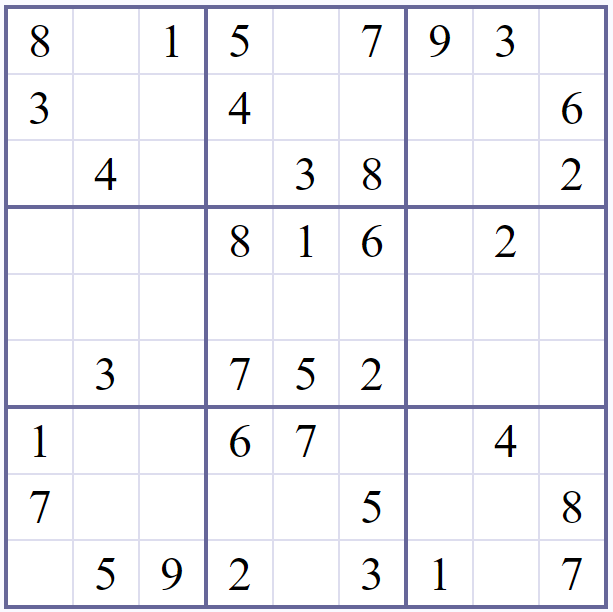
#> input picture images/s1.PNG, 613 x 612 px
$ python app.py
#> lines starting #> are read from the running program, lines starting #| are printed output that depends on the picture; after the words box and inside, x2 and y2 are one past the last pixel; in counts of white or black regions, pixels touching at a corner belong together
### sudoku_reader.py
import cv2
import numpy as np
import pytesseract
from matplotlib import pyplot as plt
import concurrent.futures

pytesseract.pytesseract.tesseract_cmd = r'C:\\Program Files\\Tesseract-OCR\\tesseract.exe'

SUDOKU_GRID_SIZE = 9
UNASSIGNED_CELL = 0

class SudokuReader:
    def __init__(self, path):
#> called with path = 'images/s1.PNG'
        self.image = cv2.imread(path)
#> self.image is the input picture: shape (612, 613, 3); mean B, G, R 245.1, 241.7, 241.7

    def image_to_matrix(self):
        self.preprocess_image()
        self.resize_image()
        sudoku = self.read_cells()
        return sudoku

    def preprocess_image(self):
        gray = cv2.cvtColor(self.image, cv2.COLOR_BGR2GRAY)
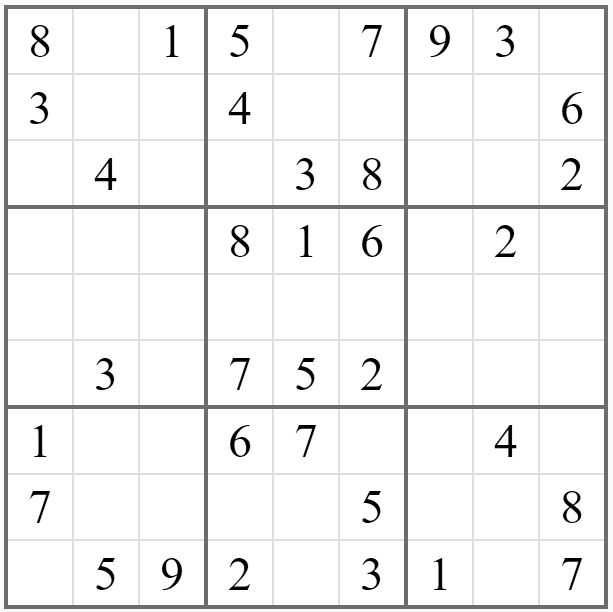
#> gray: shape (612, 613); min 0, max 255, mean 242.1
        self.image = cv2.threshold(gray, 0, 255, cv2.THRESH_BINARY + cv2.THRESH_OTSU)[1]
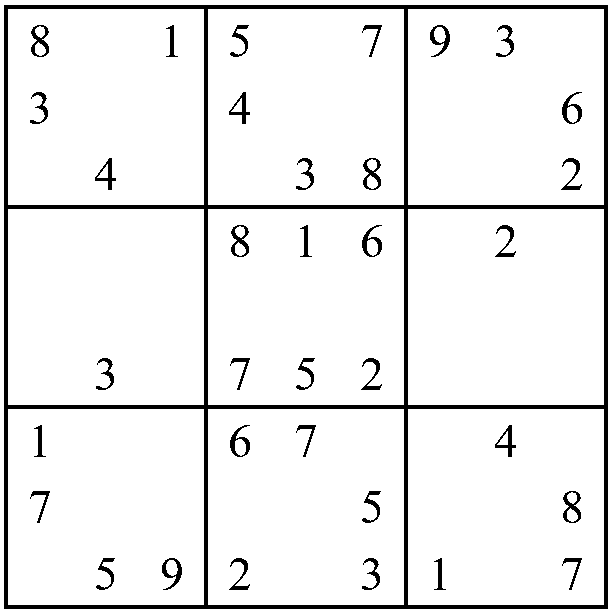
#> self.image: shape (612, 613); 93.1% white; 35 black regions

    def resize_image(self):
        contours, _ = cv2.findContours(self.image, cv2.RETR_TREE, cv2.CHAIN_APPROX_SIMPLE)
#> contours = 71 contours, 10 with area under 20; largest, box (x1, y1, x2, y2) and area: (0, 0, 613, 612) 373932, (3, 4, 609, 610) 366023, (408, 409, 604, 605) 38025, (208, 409, 404, 605) 38025, (8, 409, 204, 605) 38025
        if not contours:
            return
        sorted_contours = sorted(contours, key=cv2.contourArea, reverse=True)
#> sorted_contours has the same summary as contours
        second_largest_contour = sorted_contours[1]
#> second_largest_contour = [[3, 5], [4, 4], [607, 4], [608, 5], [608, 608], [607, 609], [4, 609], [3, 608]]
        x, y, w, h = cv2.boundingRect(second_largest_contour)
#> x = 3; y = 4; w = 606; h = 606
        offset = 9
        cropped_image = self.image[y+offset:y+h-offset, x+offset:x+w-offset]
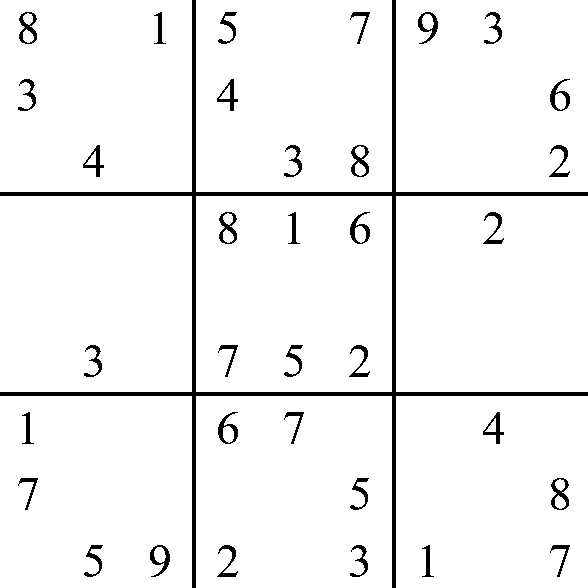
#> cropped_image: shape (588, 588); 95.4% white; 35 black regions, largest, box (x1, y1, x2, y2) and area: (0, 0, 588, 588) 9344, (19, 12, 37, 44) 249, (351, 145, 369, 177) 249
        resized_image = cv2.resize(cropped_image, ((270, 270)))
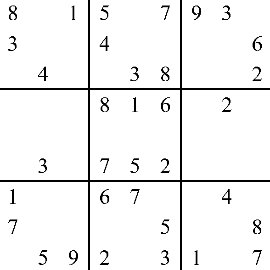
#> resized_image: shape (270, 270); min 0, max 255, mean 242.6
        self.image = resized_image
        h, w = self.image.shape
#> h = 270; w = 270
        if h % SUDOKU_GRID_SIZE != 0 or w % SUDOKU_GRID_SIZE != 0:

            excess_h = h % SUDOKU_GRID_SIZE
            excess_top = excess_h // 2
            excess_bottom = excess_h // 2
            if excess_h % 2 == 1:
                excess_top += 1

            excess_w = w % SUDOKU_GRID_SIZE
            excess_left = excess_w // 2
            excess_right = excess_w // 2
            if excess_w % 2 == 1:
                excess_left += 1

            self.image = self.image[excess_top: h-excess_bottom, excess_left: w-excess_right]

    def read_cells(self):
        cells = [np.hsplit(row, SUDOKU_GRID_SIZE) for row in np.vsplit(self.image, SUDOKU_GRID_SIZE)]
#> cells = 9 items
        sudoku = np.zeros((SUDOKU_GRID_SIZE, SUDOKU_GRID_SIZE), dtype=np.int32)
        whitelist = '123456789'

        def process_cell(cell):
            contours, _ = cv2.findContours(cell, cv2.RETR_EXTERNAL, cv2.CHAIN_APPROX_SIMPLE)

            if len(contours) > 0:
                x, y, w, h = cv2.boundingRect(contours[0])
                digit = cell[y:y+h, x:x+w]
                text = pytesseract.image_to_string(digit, config='--psm 10 --oem 3 -c tessedit_char_whitelist={}'.format(whitelist))

                if text:
                    return int(text[0])
                else:
                    return UNASSIGNED_CELL
            else:
                return UNASSIGNED_CELL

        with concurrent.futures.ThreadPoolExecutor() as executor:
            futures = [executor.submit(process_cell, cell) for row in cells for cell in row]
            results = [f.result() for f in futures]

        for i, result in enumerate(results):
            row = i // SUDOKU_GRID_SIZE
            col = i % SUDOKU_GRID_SIZE
            sudoku[row, col] = result

        return sudoku


    # [4 lines left out: function view_image, not called in this run]

# expected = [
#     [4, 0, 1, 3, 2, 0, 0, 0, 0],
#     [0, 0, 0, 0, 8, 0, 0, 1, 0],
#     [0, 0, 7, 0, 0, 9, 2, 0, 3],
#     [9, 2, 0, 0, 0, 0, 1, 7, 0],
#     [3, 7, 0, 4, 0, 2, 0, 5, 9],
#     [0, 1, 4, 0, 0, 0, 0, 2, 6],
#     [7, 0, 5, 2, 0, 0, 6, 0, 0],
#     [0, 9, 0, 0, 5, 0, 0, 0, 0],
#     [0, 0, 0, 0, 3, 7, 5, 0, 8]]

# path = 'images/s3.PNG'
# reader = SudokuReader(path)
# sudoku = reader.image_to_matrix()
# # reader.view_image()
# expected = np.array(expected)
# print(np.array_equal(expected, sudoku))

### app.py
from sudoku_reader import SudokuReader
from solver import Solver

def main(path):
    reader = SudokuReader(path)
    matrix = reader.image_to_matrix()
    solver = Solver(matrix)
    return solver.get_solution()

path = 'images/s1.PNG'

if __name__ == "__main__":
    main(path)
#> (the call stopped at in process_cell, `text = pytesseract.image_to_string(digit, config='--psm 10 --oem 3 -c ..`: pytesseract is not available in this run)

$ run again, with images/s3.PNG copied over images/s1.PNG
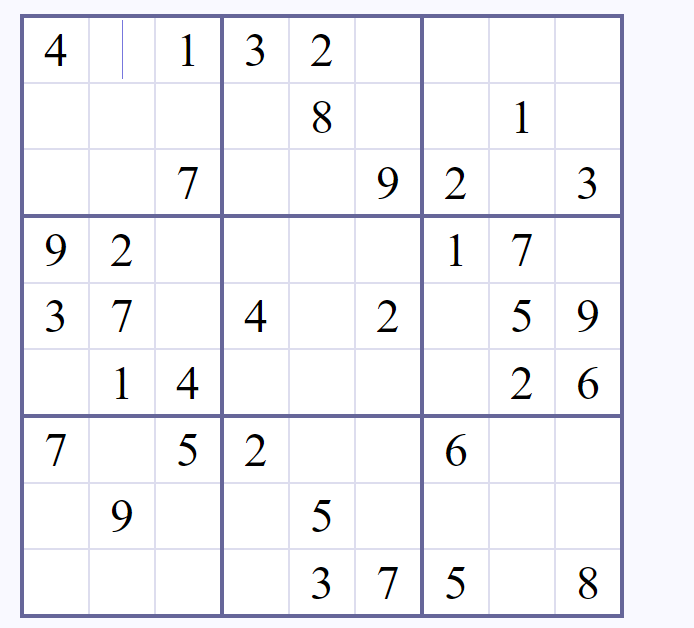
#> input picture images/s3.PNG, 694 x 628 px
#> in __init__, self.image is the input picture: shape (628, 694, 3); mean B, G, R 246.5, 242.7, 242.7
#> in preprocess_image, `self.image = cv2.threshold(gray, 0, 255, cv2.THRESH_BINARY + cv2.THRES..`:
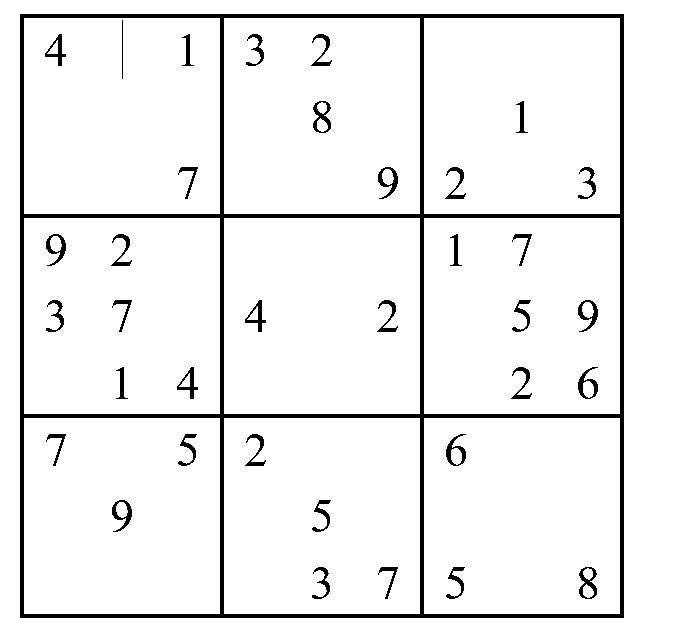
#> self.image: shape (628, 694); 94.1% white; 36 black regions
#> contours = 68 contours, 9 with area under 20; largest, box (x1, y1, x2, y2) and area: (0, 0, 694, 628) 434511, (19, 13, 625, 619) 366023, (424, 418, 620, 614) 38025, (224, 418, 420, 614) 38025, (24, 418, 220, 614) 38025
#> sorted_contours has the same summary as contours
#> second_largest_contour = [[19, 14], [20, 13], [623, 13], [624, 14], [624, 617], [623, 618], [20, 618], [19, 617]]
#> in resize_image, `x, y, w, h = cv2.boundingRect(second_largest_contour)`: x = 19; y = 13; w = 606
#> cropped_image: shape (588, 588); 95.4% white; 36 black regions, largest, box (x1, y1, x2, y2) and area: (0, 0, 588, 588) 9344, (285, 79, 303, 111) 249, (551, 545, 569, 577) 249
#> in resize_image, `resized_image = cv2.resize(cropped_image, ((270, 270)))`:
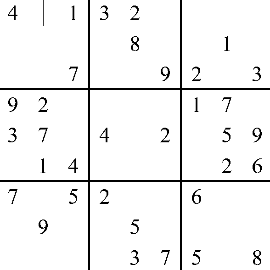
#> resized_image: shape (270, 270); min 0, max 255, mean 242.6
#> cells = 9 items

$ run again, with images/s2.PNG copied over images/s1.PNG
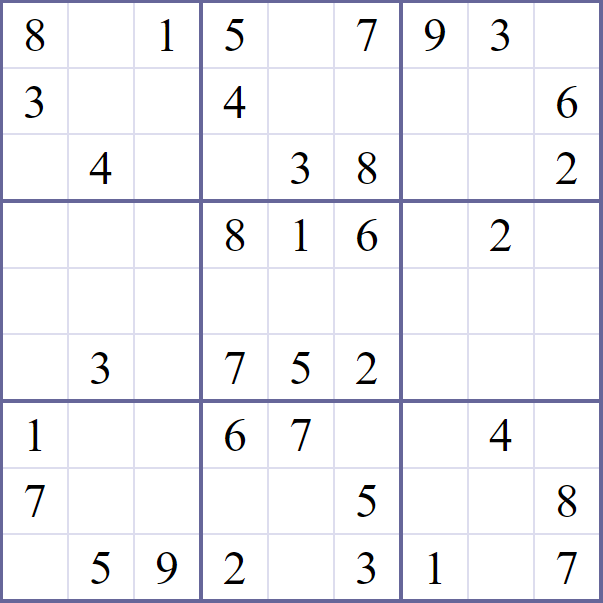
#> input picture images/s2.PNG, 603 x 603 px
#> in __init__, self.image is the input picture: shape (603, 603, 3); mean B, G, R 245.1, 241.9, 242
#> in preprocess_image, `self.image = cv2.threshold(gray, 0, 255, cv2.THRESH_BINARY + cv2.THRES..`:
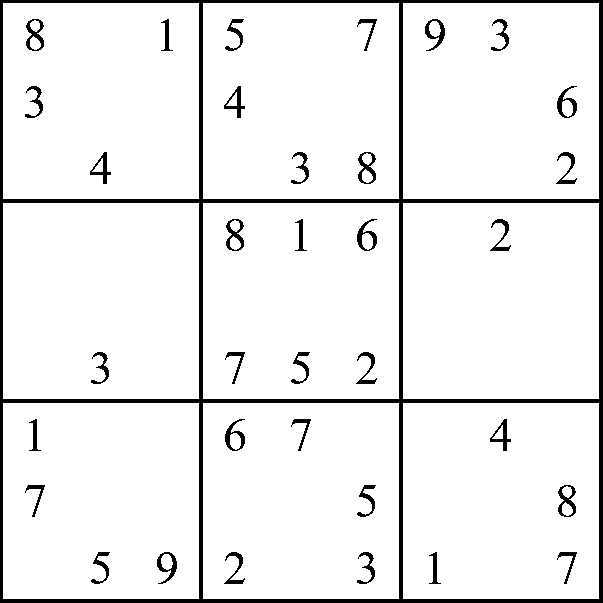
#> self.image: shape (603, 603); 93.3% white; 35 black regions
#> contours = 69 contours, 10 with area under 20; largest, box (x1, y1, x2, y2) and area: (403, 403, 599, 599) 38025, (203, 403, 399, 599) 38025, (3, 403, 199, 599) 38025, (403, 203, 599, 399) 38025, (203, 203, 399, 399) 38025
#> sorted_contours has the same summary as contours
#> second_largest_contour = [[203, 403], [203, 598], [398, 598], [398, 403]]
#> in resize_image, `x, y, w, h = cv2.boundingRect(second_largest_contour)`: x = 203; y = 403; w = 196
#> cropped_image: shape (178, 178); 97% white; 5 black regions, box (x1, y1, x2, y2) and area: (13, 7, 33, 39) 234, (12, 140, 33, 172) 203, (145, 73, 164, 105) 194, (145, 140, 163, 172) 182, (79, 7, 99, 39) 151
#> in resize_image, `resized_image = cv2.resize(cropped_image, ((270, 270)))`:
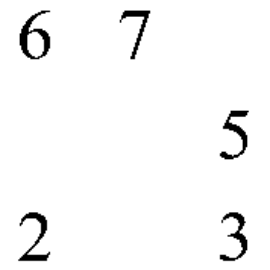
#> resized_image: shape (270, 270); min 0, max 255, mean 247.2
#> cells = 9 items

$ run again, with images/s4.PNG copied over images/s1.PNG
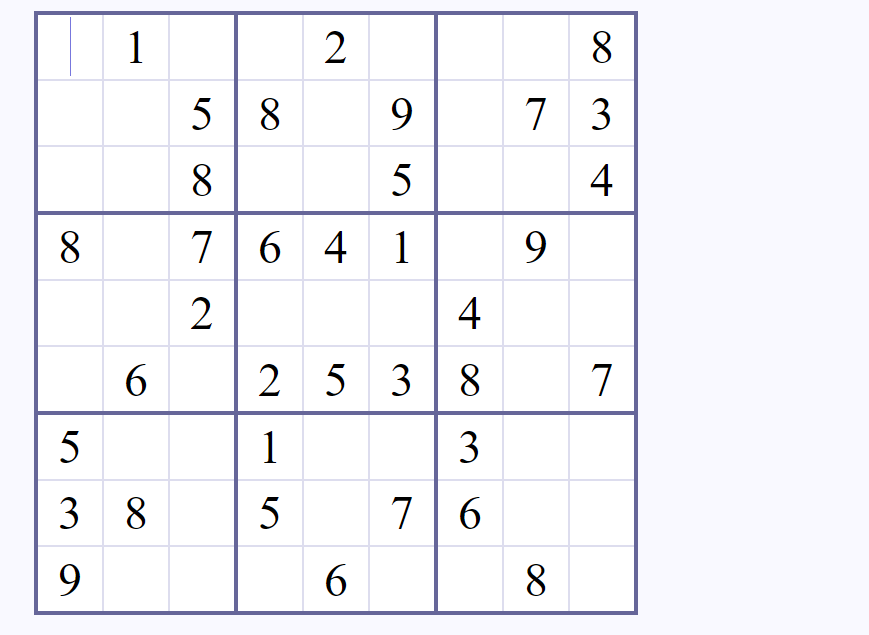
#> input picture images/s4.PNG, 869 x 635 px
#> in __init__, self.image is the input picture: shape (635, 869, 3); mean B, G, R 248, 243.7, 243.7
#> in preprocess_image, `self.image = cv2.threshold(gray, 0, 255, cv2.THRESH_BINARY + cv2.THRES..`:
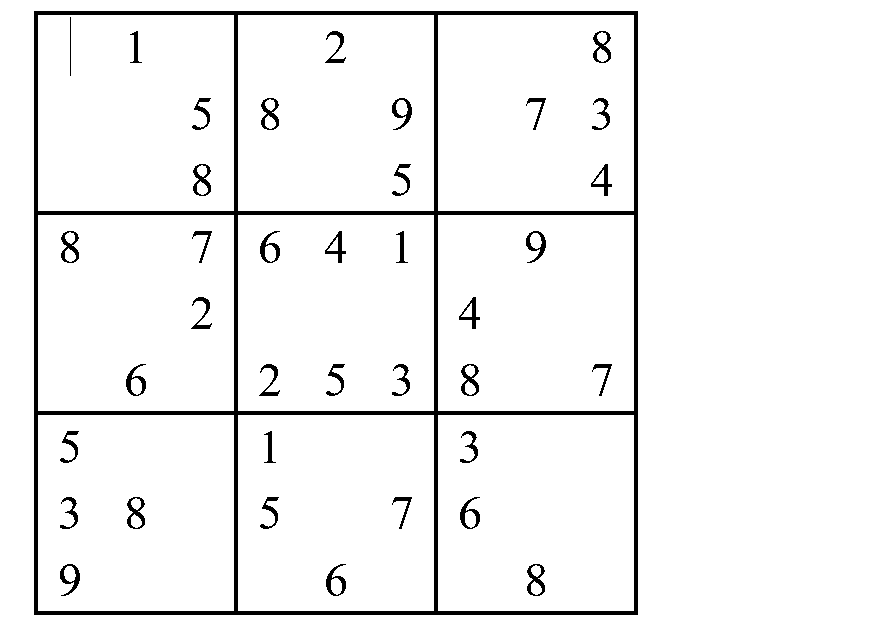
#> self.image: shape (635, 869); 95.2% white; 38 black regions
#> contours = 80 contours, 8 with area under 20; largest, box (x1, y1, x2, y2) and area: (0, 0, 869, 635) 550312, (33, 10, 639, 616) 366023, (438, 415, 634, 611) 38025, (238, 415, 434, 611) 38025, (38, 415, 234, 611) 38025
#> sorted_contours has the same summary as contours
#> second_largest_contour = [[33, 11], [34, 10], [637, 10], [638, 11], [638, 614], [637, 615], [34, 615], [33, 614]]
#> in resize_image, `x, y, w, h = cv2.boundingRect(second_largest_contour)`: x = 33; y = 10; w = 606
#> cropped_image: shape (588, 588); 95.2% white; 38 black regions, largest, box (x1, y1, x2, y2) and area: (0, 0, 588, 588) 9344, (551, 12, 569, 44) 249, (219, 79, 237, 111) 249
#> in resize_image, `resized_image = cv2.resize(cropped_image, ((270, 270)))`:
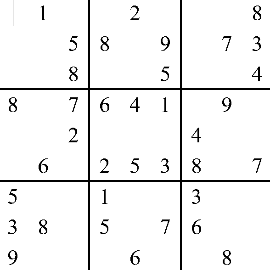
#> resized_image: shape (270, 270); min 0, max 255, mean 242.1
#> cells = 9 items
